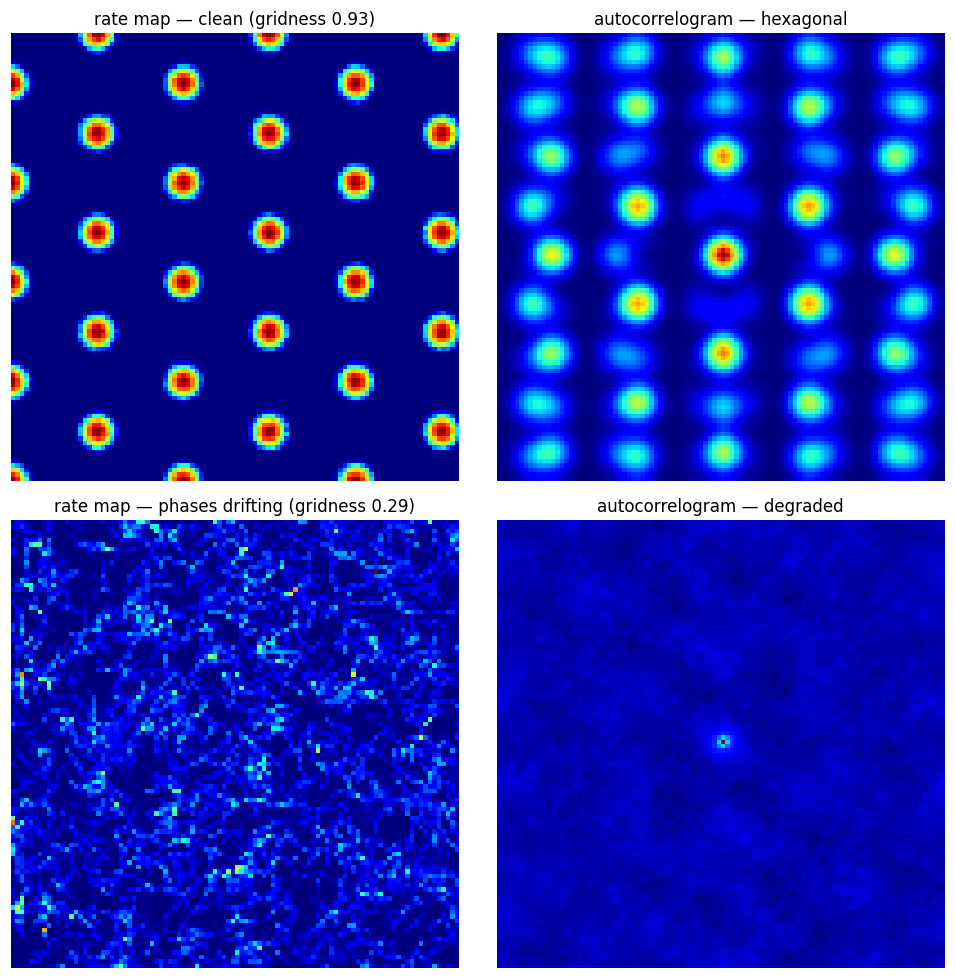

Source code (Python):
"""
grid_cells.py — hexagonal grid cells from the interference of held trajectories
===============================================================================
THE CLAIM (Gemini's, made testable): if a unit's skew operator HOLDS the directed
trajectory of the body (the WHERE), then the COINCIDENCE of three such held
trajectories, oriented 60 deg apart, is a hexagonal grid. No backprop, no training
— the hexagon is the interference geometry of three velocity-controlled phase
waves. This is the OSCILLATORY-INTERFERENCE model of entorhinal grid cells
(O'Keefe & Burgess; Burgess 2007), built here as a coincidence of skew-held phases.

WHAT IS HONEST AND WHAT IS NOT:
  - the HEXAGON is NOT free. It comes from CHOOSING three preferred directions
    60 deg apart. That choice is the model's central assumption, put in by hand.
  - single-oscillator OI has a real biological problem: phase noise decoheres the
    oscillators, so the grid degrades — Welinder et al. 2008; Giocomo et al. We
    SHOW that fragility (gridness vs phase-noise), we do not hide it.
  - the competing theory is the continuous-attractor network (Fuhs & Touretzky;
    McNaughton et al.). This script demonstrates ONE of two leading accounts.
  - grid cells: Hafting, Fyhn, Molden, Moser & Moser 2005 (discovery; Nobel 2014).

WHAT IS MEASURED: a virtual animal random-walks a 2 m box; three velocity-
controlled phase oscillators integrate its motion (each HOLDS a directed
trajectory); the cell fires on their coincidence. We bin a rate map, take its
spatial autocorrelogram, and compute the standard GRIDNESS score (the 60/120 vs
30/90/150 rotational symmetry). Then we sweep phase noise and watch gridness fall.

PerceptionLab / Antti Luode, with Claude (Opus 4.8). Helsinki, June 2026.
Do not hype. Do not lie. Just show.
"""
import numpy as np
import matplotlib; matplotlib.use("Agg")
import matplotlib.pyplot as plt
from scipy.ndimage import rotate

def walk(T=200000, L=2.0, speed=0.012, turn=0.30, seed=1):
    rng = np.random.default_rng(seed)
    pos = np.zeros((T, 2)); p = np.array([L/2, L/2]); th = rng.uniform(0, 2*np.pi)
    for t in range(T):
        th += turn * rng.standard_normal()
        v = speed * np.array([np.cos(th), np.sin(th)])
        p = p + v
        for k in (0, 1):
            if p[k] < 0:   p[k] = -p[k];      th = -th if k == 0 else np.pi - th
            if p[k] > L:   p[k] = 2*L - p[k]; th = -th if k == 0 else np.pi - th
        pos[t] = p
    return pos

def grid_activity(pos, beta=2.6, thr=1.5, phase_noise=0.0, seed=2):
    rng = np.random.default_rng(seed)
    dirs = [np.array([np.cos(a), np.sin(a)]) for a in (0, np.pi/3, 2*np.pi/3)]
    T = len(pos); a = np.zeros(T)
    for d in dirs:
        sp = 2*np.pi*beta*(pos @ d)                 # exact path-integration phase
        if phase_noise > 0:
            sp = sp + np.cumsum(phase_noise*rng.standard_normal(T))   # phase diffusion
        a += np.cos(sp)
    return np.maximum(a - thr, 0.0)                  # coincidence of three held phases

def rate_map(pos, act, L=2.0, G=100):
    edges = np.linspace(0, L, G+1)
    occ, _, _ = np.histogram2d(pos[:,0], pos[:,1], bins=[edges, edges])
    tot, _, _ = np.histogram2d(pos[:,0], pos[:,1], bins=[edges, edges], weights=act)
    return np.divide(tot, occ, out=np.zeros_like(tot), where=occ > 0)

def autocorrelogram(R):
    Rz = R - R.mean()
    F = np.fft.fft2(Rz); ac = np.fft.ifft2(F*np.conj(F)).real
    ac = np.fft.fftshift(ac); ac /= (ac.max() + 1e-12)
    return ac

def gridness(ac, r_in, r_out):
    n = ac.shape[0]; c = n//2
    y, x = np.indices((n, n)); r = np.sqrt((x-c)**2 + (y-c)**2)
    mask = (r >= r_in) & (r <= r_out); base = ac[mask]
    def corr_at(angle):
        return float(np.corrcoef(base, rotate(ac, angle, reshape=False, order=1)[mask])[0, 1])
    return min(corr_at(60), corr_at(120)) - max(corr_at(30), corr_at(90), corr_at(150))

if __name__ == "__main__":
    print("="*74)
    print("THE GRID — hexagonal grid cells from the coincidence of held trajectories")
    print("="*74)
    L = 2.0; G = 100; beta = 2.6
    period_bins = G / (beta * L)
    r_in, r_out = 0.5*period_bins, 1.6*period_bins
    print(f"three velocity-controlled oscillators at 0/60/120 deg; beta={beta}")
    print(f"(grid spacing ~ {1/beta:.2f} m, ~{period_bins:.0f} bins in the autocorrelogram)\n")

    pos = walk(seed=1)
    print(f"  {'phase noise':>12}{'gridness':>11}")
    results = {}
    for pn in [0.0, 0.02, 0.05, 0.10]:
        act = grid_activity(pos, beta=beta, phase_noise=pn)
        R = rate_map(pos, act, L=L, G=G); ac = autocorrelogram(R)
        g = gridness(ac, r_in, r_out); results[pn] = (R, ac, g)
        tag = "clean (path integration exact)" if pn == 0 else "oscillators drifting"
        print(f"  {pn:>12.2f}{g:>11.2f}   {tag}")
    print("\n  -> clean interference gives a strongly hexagonal field (gridness > 0).")
    print("     As the held phases drift (the OI model's real flaw), gridness falls.")
    print("     The hexagon is the geometry of three coincident trajectories — and it")
    print("     is only as stable as the phases the units hold. Relative units.")

    Rc, acc, gc = results[0.0]; Rd, acd, gd = results[0.10]
    fig, ax = plt.subplots(2, 2, figsize=(9, 9))
    ax[0,0].imshow(Rc.T, origin="lower", cmap="jet"); ax[0,0].axis("off")
    ax[0,0].set_title(f"rate map — clean (gridness {gc:.2f})", fontsize=11)
    ax[0,1].imshow(acc.T, origin="lower", cmap="jet"); ax[0,1].axis("off")
    ax[0,1].set_title("autocorrelogram — hexagonal", fontsize=11)
    ax[1,0].imshow(Rd.T, origin="lower", cmap="jet"); ax[1,0].axis("off")
    ax[1,0].set_title(f"rate map — phases drifting (gridness {gd:.2f})", fontsize=11)
    ax[1,1].imshow(acd.T, origin="lower", cmap="jet"); ax[1,1].axis("off")
    ax[1,1].set_title("autocorrelogram — degraded", fontsize=11)
    plt.tight_layout(); plt.savefig("grid_cells.png", dpi=110, bbox_inches="tight")
    print("\n  saved grid_cells.png"); print("="*74)
